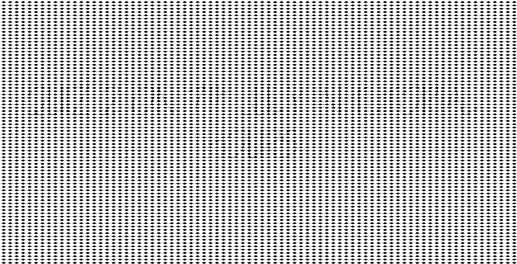
#> input picture Q1_data/ghost_signal_input.png, 517 x 264 px, found by its file name
$ jupyter execute EE200_Project_Q1.ipynb   (older library calls are emulated)
#> lines starting #> are read from the running program, lines starting #| are printed output that depends on the picture
## Q1 A

[cell 1]
import cv2
import numpy as np
import matplotlib.pyplot as plt

[cell 2]
image_original = cv2.imread('../ghost_signal_input.png', cv2.IMREAD_UNCHANGED)
#> image_original is the input picture: shape (264, 517); min 0, max 255, mean 194.5

[cell 3]
f_original = np.fft.fft2(image_original)
f_shifted_original = np.fft.fftshift(f_original)
magnitude_log_original = 20*np.log10(np.abs(f_original)+1)
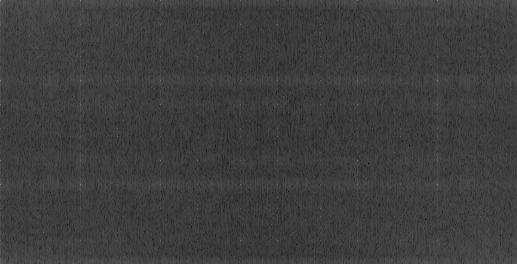
#> magnitude_log_original: shape (264, 517) float64; min 14.78, max 148.5, mean 62
magnitude_lin_original = np.abs(f_original)
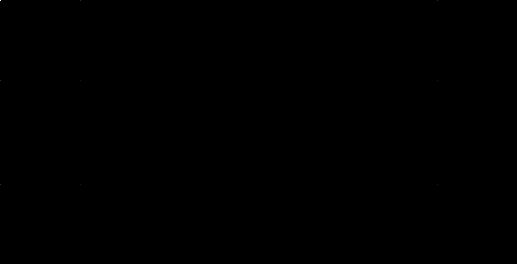
#> magnitude_lin_original: shape (264, 517) float64; min 4.48, max 26541183, mean 2165; drawn with min black and max white
magnitude_log_shifted_original = 20*np.log10(np.abs(f_shifted_original)+1)
magnitude_lin_shifted_original = np.abs(f_shifted_original)

[cell 4]
plt.figure(figsize=(12,12))
plt.subplot(221)
plt.imshow(magnitude_log_original, cmap='gray')
plt.title('Magnitude Spectrum of Original Image (Log Scale)')

plt.subplot(222)
plt.imshow(magnitude_lin_original, cmap='gray')
plt.title('Magnitude Spectrum of Original Image (Linear Scale)')

plt.subplot(223)
plt.imshow(magnitude_log_shifted_original, cmap='gray')
plt.title('Shifted Magnitude Spectrum of Original Image (Log Scale)')

plt.subplot(224)
plt.imshow(magnitude_lin_shifted_original, cmap='gray')
plt.title('Shifted Magnitude Spectrum of Original Image (Linear Scale)')

plt.tight_layout()
plt.axis('on')
plt.show()
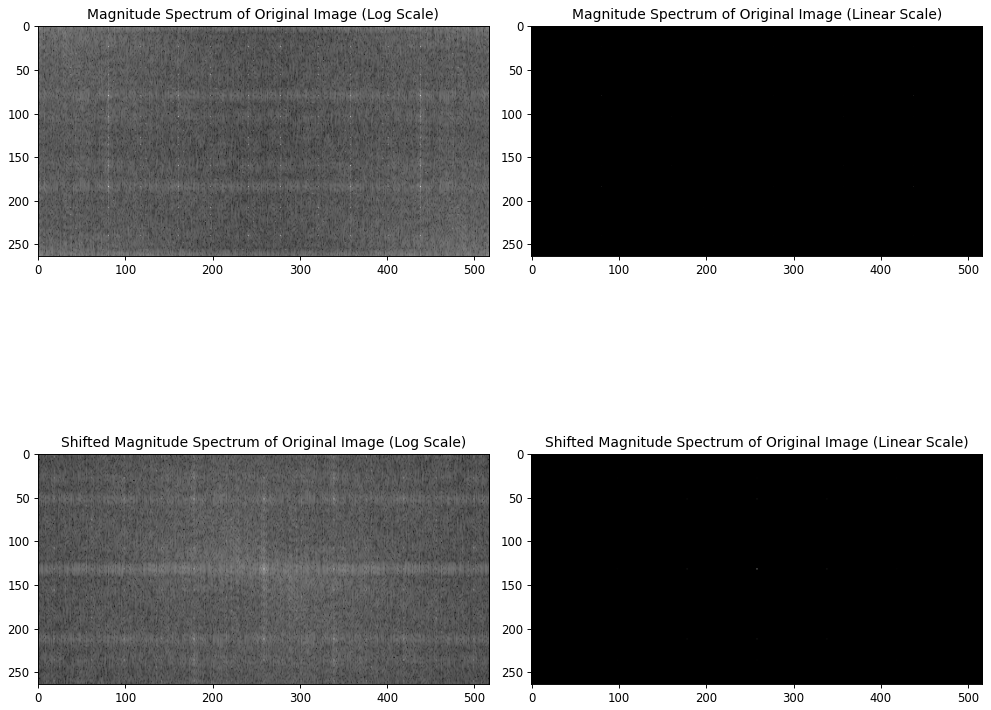
#> figure drawn by matplotlib, 4 panels

[cell 5]
H = np.ones_like(f_shifted_original, dtype=np.int8)
noise = [(133, 180), (133, 256), (133, 336),
    (50, 180),  (50, 256),  (50, 336),
    (214, 180), (214, 256), (214, 336)]
r = 5
for n in noise:
  row, col = n[0], n[1]
  H[row-r:row+r+1,col-r:col+r+1] = 0.0
f_shifted_filtered = f_shifted_original*H

magnitude_log_shifted_filtered = 20*np.log10(np.abs(f_shifted_filtered)+1)
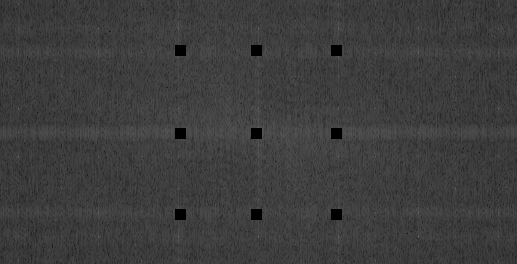
#> magnitude_log_shifted_filtered: shape (264, 517) float64; min 0, max 118, mean 61.4

[cell 6]
plt.figure(figsize=(6, 6))
plt.subplot(111)
plt.imshow(magnitude_log_shifted_filtered, cmap='gray')
plt.title('Shifted Magnitude Spectrum of Filtered Image (Log Scale)')
plt.axis('off')
plt.tight_layout()
plt.axis('on')
plt.show()

[cell 7]
f_filtered = np.fft.ifftshift(f_shifted_filtered)
magnitude_log_filtered = 20*np.log10(np.abs(f_filtered)+1)
image_filtered = np.fft.ifft2(f_filtered).real
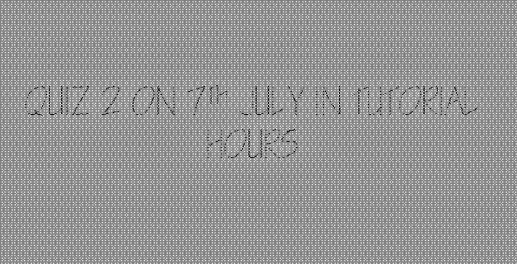
#> image_filtered: shape (264, 517) float64; min -95.14, max 65.51, mean 0; drawn with min black and max white

[cell 8]
plt.figure(figsize=(18, 18))

plt.subplot(321)
plt.imshow(image_original, cmap='gray')
plt.title('Original Image')
plt.axis('off')

plt.subplot(322)
plt.imshow(image_filtered, cmap='gray')
plt.title('Filtered Image')
plt.axis('off')

plt.subplot(323)
plt.imshow(magnitude_log_shifted_original, cmap='gray')
plt.title('Shifted Magnitude Spectrum of Original Image (Log Scale)')

plt.subplot(324)
plt.imshow(magnitude_log_shifted_filtered, cmap='gray')
plt.title('Shifted Magnitude Spectrum of Filtered Image (Log Scale)')

plt.subplot(325)
plt.imshow(magnitude_log_original, cmap='gray')
plt.title('Magnitude Spectrum of Original Image (Log Scale)')

plt.subplot(326)
plt.imshow(magnitude_log_filtered, cmap='gray')
plt.title('Magnitude Spectrum of Filtered Image (Log Scale)')

plt.tight_layout()
plt.show()
